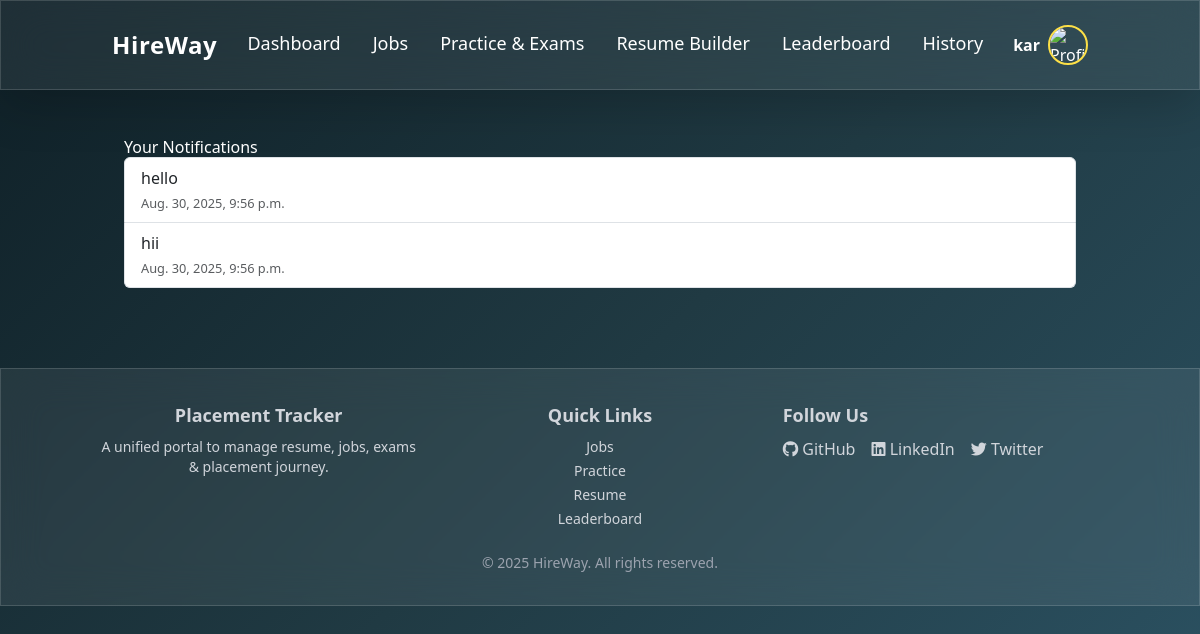
The page /notifications/ (signed in) on the database its author committed.
### HireWay_app/models.py (models this page shows, shortened)
class Notification(models.Model):
    student = models.ForeignKey(Student, related_name="notifications", on_delete=models.CASCADE)
    message = models.CharField(max_length=255)
    date = models.DateTimeField(auto_now_add=True)
    class Meta:
        ordering = ['-date']
        verbose_name = "Notification"
        verbose_name_plural = "Notifications"

### HireWay_app/views.py (the view)
# urls.py: path('notifications/', views.notifications, name='notifications'),
@login_required
def notifications(request):
    student = None
    notifications = []
    try:
        student = Student.objects.get(user=request.user)
        notifications = Notification.objects.filter(student=student).order_by("-date")
    except Student.DoesNotExist:
        pass
    return render(request, "notifications.html", {"notifications": notifications})

### templates/notifications.html
{% extends "base.html" %}
{% block content %}
<div class="container mt-4">
  <h2>Your Notifications</h2>
  <ul class="list-group">
    {% for note in notifications %}
      <li class="list-group-item">
        {{ note.message }} <br>
        <small class="text-muted">{{ note.date }}</small>
      </li>
    {% empty %}
      <li class="list-group-item text-muted">No notifications available</li>
    {% endfor %}
  </ul>
</div>
{% endblock %}

### templates/base.html (shortened to what this page needs)
{% load static %}
<!DOCTYPE html>
<html lang="en">
<head>
  <script src="https://cdn.tailwindcss.com"></script>
  <link href="https://cdn.jsdelivr.net/npm/bootstrap@5.3.3/dist/css/bootstrap.min.css" rel="stylesheet">
</head>
<body class="text-white font-sans">
  <nav class="glass sticky top-0 z-50 shadow-lg">
    <div class="container mx-auto flex items-center justify-between p-4">
      <h1 class="text-2xl font-bold tracking-wide">HireWay</h1>
      <ul class="hidden md:flex space-x-8 text-lg">
        <li><a href="{% url 'student_dashboard' %}" class="nav-link hover:text-yellow-300 transition">Dashboard</a></li>
        <li><a href="{% url 'job_list' %}" class="nav-link hover:text-yellow-300 transition">Jobs</a></li>
        <li><a href="{% url 'practice_exam' %}" class="nav-link hover:text-yellow-300 transition">Practice & Exams</a></li>
        <li><a href="{% url 'resume_list' %}" class="nav-link hover:text-yellow-300 transition">Resume Builder</a></li>
        <li><a href="{% url 'leaderboard' %}" class="nav-link hover:text-yellow-300 transition">Leaderboard</a></li>
        <li><a href="{% url 'placement_history' %}" class="nav-link hover:text-yellow-300 transition">History</a></li>
      </ul>
     <div class="flex items-center space-x-2">
    <a href="{% url 'profile' %}" class="flex items-center space-x-2">
        <span class="text-white font-semibold">{{ user.username }}</span>
        <img src="{{ user.profile.picture.url }}" class="w-10 h-10 rounded-full border-2 border-yellow-300" alt="Profile Picture">
    </a>
</div>
  </nav>
  <section class="container mx-auto mt-12 px-6 fade-in">
    {% block content %}
    {% endblock %}
  </section>
  <footer class="mt-20 glass text-gray-300 py-8">
    <div class="container mx-auto grid grid-cols-1 md:grid-cols-3 gap-6 text-center md:text-left">
      <div>
        <h3 class="text-lg font-semibold mb-2">Placement Tracker</h3>
        <p class="text-sm">A unified portal to manage resume, jobs, exams & placement journey.</p>
      </div>
      <div>
        <h3 class="text-lg font-semibold mb-2">Quick Links</h3>
        <ul class="space-y-1 text-sm">
          <li><a href="" class="hover:text-yellow-300">Jobs</a></li>
          <li><a href="" class="hover:text-yellow-300">Practice</a></li>
          <li><a href="" class="hover:text-yellow-300">Resume</a></li>
          <li><a href="" class="hover:text-yellow-300">Leaderboard</a></li>
        </ul>
      </div>
      <div class="flex flex-col items-center md:items-start">
        <h3 class="text-lg font-semibold mb-2">Follow Us</h3>
        <div class="flex space-x-4">
          <a href="#" class="hover:text-yellow-300"><i class="fab fa-github"></i> GitHub</a>
          <a href="#" class="hover:text-yellow-300"><i class="fab fa-linkedin"></i> LinkedIn</a>
          <a href="#" class="hover:text-yellow-300"><i class="fab fa-twitter"></i> Twitter</a>
        </div>
      </div>
    </div>
    <div class="text-center mt-6 text-sm text-gray-400">
      © 2025 HireWay. All rights reserved.
    </div>
  </footer>
</body>
</html>

### templates/base.html (style rules this page uses)
body { background: linear-gradient(135deg, #0f2027, #203a43, #2c5364); min-height: 100vh; }
.glass { backdrop-filter: blur(20px); background: rgba(255, 255, 255, 0.07); border: 1px solid rgba(255, 255, 255, 0.15); }
.nav-link { position: relative; padding-bottom: 4px; }
.nav-link::after { content: ""; position: absolute; width: 0%; height: 2px; left: 0; bottom: 0; background-color: #facc15; transition: 0.3s ease-in-out; }
.fade-in { animation: fadeIn 0.8s ease-in-out; }

### rows shown on the page
Notification: message "hello", date "Aug. 30, 2025, 9:56 p.m."
Notification: message "hii", date "Aug. 30, 2025, 9:56 p.m."

### other values the page prints
{{ user.username }} "kar"
